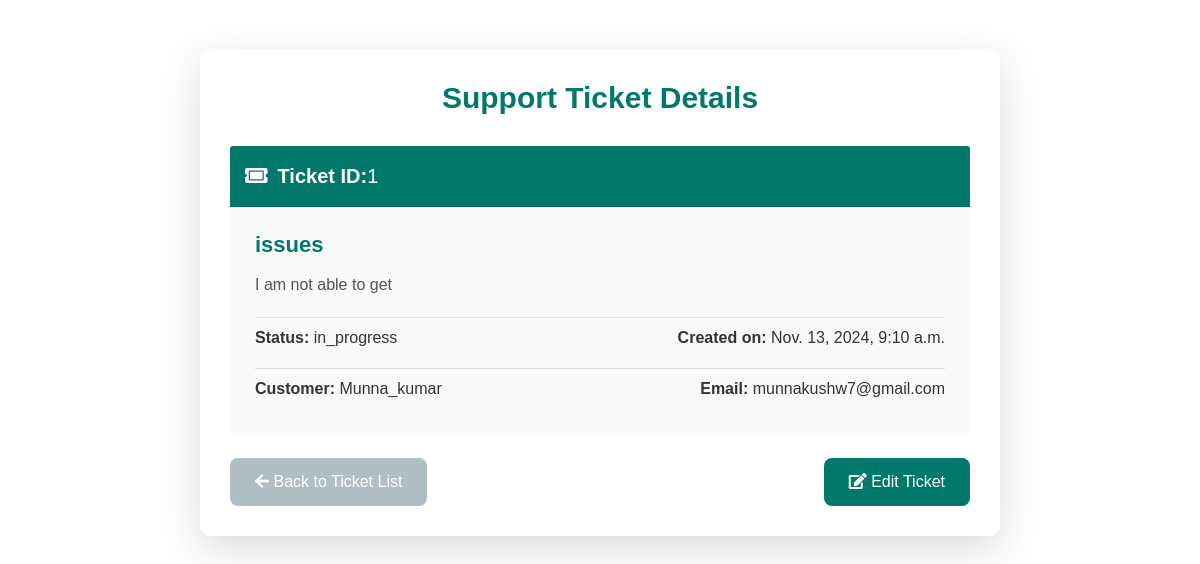
Page /customer/tickets/1/ on the committed database.
### customer/models.py (models this page shows, shortened)
class SupportTicket(models.Model):
    STATUS_CHOICES = [
        ('open', 'Open'),
        ('in_progress', 'In Progress'),
        ('resolved', 'Resolved'),
        ('closed', 'Closed'),
    ]
    customer = models.ForeignKey(CustomerUserProfile, on_delete=models.CASCADE, related_name="support_tickets")
    title = models.CharField(max_length=255)
    description = models.TextField()
    status = models.CharField(max_length=20, choices=STATUS_CHOICES, default='open')
    created_at = models.DateTimeField(auto_now_add=True)
    updated_at = models.DateTimeField(auto_now=True)

class CustomerUserProfile(models.Model):
    username = models.CharField(max_length=100)
    email = models.EmailField()
    password = models.CharField(max_length=100)

### customer/views.py (the view)
# urls.py: path('tickets/<int:ticket_id>/', views.ticket_detail, name='ticket_detail'),
def ticket_detail(request, ticket_id):
    ticket = get_object_or_404(SupportTicket, id=ticket_id)
    return render(request, 'ticket_detail.html', {'ticket': ticket})

### customer/templates/ticket_detail.html (shortened to what this page needs)
<!DOCTYPE html>
<html lang="en">
<head>
    <link rel="stylesheet" href="https://stackpath.bootstrapcdn.com/bootstrap/4.5.2/css/bootstrap.min.css">
    <link rel="stylesheet" href="https://cdnjs.cloudflare.com/ajax/libs/font-awesome/5.15.2/css/all.min.css">
</head>
<body>
    <div class="container">
        <h2>Support Ticket Details</h2>
        <div class="card mb-4">
            <div class="card-header">
                <i class="fas fa-ticket-alt"></i> <strong>Ticket ID:</strong> {{ ticket.id }}
            </div>
            <div class="card-body">
                <h5 class="card-title">{{ ticket.title }}</h5>
                <p class="card-text">{{ ticket.description }}</p>
                <div class="info-row">
                    <span><strong>Status:</strong> {{ ticket.status }}</span>
                    <span><strong>Created on:</strong> {{ ticket.created_at }}</span>
                </div>
                <div class="info-row">
                    <span><strong>Customer:</strong> {{ ticket.customer.username }}</span>
                    <span><strong>Email:</strong> {{ ticket.customer.email }}</span>
                </div>
            </div>
        </div>
        <div class="d-flex justify-content-between mt-4">
            <a href="{% url 'ticket_list' %}" class="btn btn-secondary"><i class="fas fa-arrow-left"></i> Back to Ticket List</a>
            <a href="#" class="btn btn-primary"><i class="fas fa-edit"></i> Edit Ticket</a>
        </div>
    </div>
</body>
</html>

### customer/templates/ticket_detail.html (style rules this page uses)
body { background: #ffffff; font-family: 'Arial', sans-serif; color: #333; }
.container { max-width: 800px; margin-top: 50px; padding: 30px; background-color: #ffffff; border-radius: 10px; box-shadow: 0 12px 40px rgba(0, 0, 0, 0.15); }
h2 { font-size: 30px; font-weight: bold; color: #00796b; text-align: center; margin-bottom: 30px; }
.card { border: none; border-radius: 8px; }
.card-header { background: #00796b; color: #fff; font-size: 20px; padding: 15px; font-weight: 500; border-top-left-radius: 8px; border-top-right-radius: 8px; display: flex; align-items: center; }
.card-header i { margin-right: 10px; }
.card-body { padding: 25px; color: #444; background: #f9f9f9; }
.card-title { font-size: 22px; color: #00796b; margin-bottom: 15px; font-weight: 600; }
.card-text { font-size: 16px; color: #555; margin-bottom: 20px; }
.info-row { display: flex; justify-content: space-between; font-size: 16px; color: #333; margin-top: 10px; padding: 8px 0; border-top: 1px solid #e0e0e0; }
.btn-primary, .btn-secondary { font-size: 16px; padding: 12px 25px; border-radius: 8px; transition: all 0.3s ease; }
.btn-primary { background-color: #00796b; border: none; }
.btn-secondary { background-color: #b0bec5; border: none; }

### rows in the picture
SupportTicket: id "1", title "issues", description "I am not able to get", status "in_progress", created_at "Nov. 13, 2024, 9:10 a.m.", customer.username "Munna_kumar", customer.email "munnakushw7@gmail.com"
